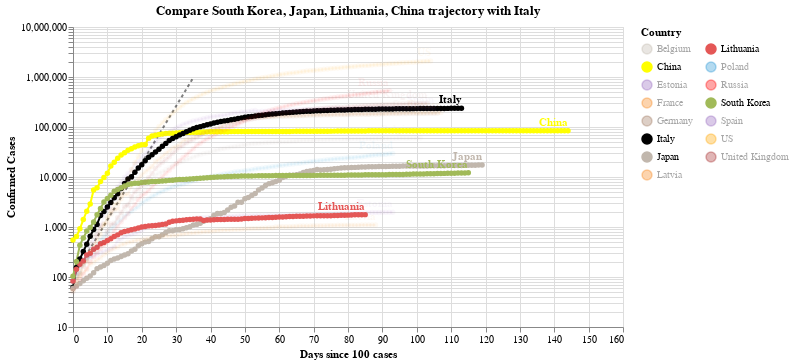

This figure's notebook cell:
### Code cell
#hide_input
chart3 = make_since_chart(dff2, ['South Korea', 'Japan', 'Lithuania', 'China'], baseline_countries)
chart3

### Figure 1 — Vega-Lite specification as saved in the notebook (floating-point values rounded to 4 significant figures; data arrays with more than 128 entries replaced by an {"elided": "..."} marker saying what was removed)
{"config": {"view": {"continuousWidth": 400, "continuousHeight": 300}}, "layer": [{"data": {"name": "data-628230001892d6798b50651be41d1b3e"}, "mark": {"type": "line", "color": "black", "opacity": 0.5, "strokeDash": [3, 3]}, "encoding": {"x": {"type": "quantitative", "field": "Days since 100 cases"}, "y": {"type": "quantitative", "field": "Confirmed Cases"}}}, {"data": {"name": "data-6b28bb5292bdccfb5f7ffd034a07b649"}, "mark": {"type": "line", "point": true}, "encoding": {"color": {"type": "nominal", "field": "Country", "legend": {"columns": 2}, "scale": {"domain": ["Belgium", "China", "Estonia", "France", "Germany", "Italy", "Japan", "Latvia", "Lithuania", "Poland", "Russia", "South Korea", "Spain", "US", "United Kingdom"], "range": ["#C1B7AD", "yellow", "#9467bd", "#F58518", "#9D755D", "black", "#C1B7AD", "#F58518", "#E45756", "#2495D3", "red", "#A1BA59", "#9467bd", "orange", "brown"]}}, "opacity": {"condition": {"value": 1, "selection": "selector001"}, "value": 0.05}, "tooltip": [{"type": "nominal", "field": "Country"}, {"type": "temporal", "field": "Date"}, {"type": "quantitative", "field": "Confirmed Cases"}, {"type": "quantitative", "field": "Days since 100 cases"}], "x": {"type": "quantitative", "field": "Days since 100 cases"}, "y": {"type": "quantitative", "field": "Confirmed Cases", "scale": {"type": "log"}}}, "selection": {"selector001": {"type": "multi", "fields": ["Country"], "bind": "legend", "init": [{"Country": "South Korea"}, {"Country": "Japan"}, {"Country": "Lithuania"}, {"Country": "China"}, {"Country": "Italy"}]}}, "width": 550}, {"data": {"name": "data-6b28bb5292bdccfb5f7ffd034a07b649"}, "mark": {"type": "text", "align": "right", "dy": -8, "fontWeight": "bold"}, "encoding": {"color": {"type": "nominal", "field": "Country", "legend": {"columns": 2}, "scale": {"domain": ["Belgium", "China", "Estonia", "France", "Germany", "Italy", "Japan", "Latvia", "Lithuania", "Poland", "Russia", "South Korea", "Spain", "US", "United Kingdom"], "range": ["#C1B7AD", "yellow", "#9467bd", "#F58518", "#9D755D", "black", "#C1B7AD", "#F58518", "#E45756", "#2495D3", "red", "#A1BA59", "#9467bd", "orange", "brown"]}}, "opacity": {"condition": {"value": 1, "selection": "selector001"}, "value": 0.05}, "text": {"type": "nominal", "field": "Country"}, "tooltip": [{"type": "nominal", "field": "Country"}, {"type": "temporal", "field": "Date"}, {"type": "quantitative", "field": "Confirmed Cases"}, {"type": "quantitative", "field": "Days since 100 cases"}], "x": {"type": "quantitative", "field": "Days since 100 cases"}, "y": {"type": "quantitative", "field": "Confirmed Cases", "scale": {"type": "log"}}}, "transform": [{"filter": "(datum['Date'] >= 1592092800000)"}], "width": 550}], "title": "Compare South Korea, Japan, Lithuania, China trajectory with Italy", "$schema": "https://vega.github.io/schema/vega-lite/v4.0.2.json", "datasets": {"data-628230001892d6798b50651be41d1b3e": [{"Days since 100 cases": 0, "Confirmed Cases": 100.0}, {"Days since 100 cases": 1, "Confirmed Cases": 130.0}, {"Days since 100 cases": 2, "Confirmed Cases": 169.0}, {"Days since 100 cases": 3, "Confirmed Cases": 219.7}, {"Days since 100 cases": 4, "Confirmed Cases": 285.6}, {"Days since 100 cases": 5, "Confirmed Cases": 371.3}, {"Days since 100 cases": 6, "Confirmed Cases": 482.7}, {"Days since 100 cases": 7, "Confirmed Cases": 627.5}, {"Days since 100 cases": 8, "Confirmed Cases": 815.7}, {"Days since 100 cases": 9, "Confirmed Cases": 1060.0}, {"Days since 100 cases": 10, "Confirmed Cases": 1379.0}, {"Days since 100 cases": 11, "Confirmed Cases": 1792.0}, {"Days since 100 cases": 12, "Confirmed Cases": 2330.0}, {"Days since 100 cases": 13, "Confirmed Cases": 3029.0}, {"Days since 100 cases": 14, "Confirmed Cases": 3937.0}, {"Days since 100 cases": 15, "Confirmed Cases": 5119.0}, {"Days since 100 cases": 16, "Confirmed Cases": 6654.0}, {"Days since 100 cases": 17, "Confirmed Cases": 8650.0}, {"Days since 100 cases": 18, "Confirmed Cases": 11250.0}, {"Days since 100 cases": 19, "Confirmed Cases": 14620.0}, {"Days since 100 cases": 20, "Confirmed Cases": 19000.0}, {"Days since 100 cases": 21, "Confirmed Cases": 24710.0}, {"Days since 100 cases": 22, "Confirmed Cases": 32120.0}, {"Days since 100 cases": 23, "Confirmed Cases": 41750.0}, {"Days since 100 cases": 24, "Confirmed Cases": 54280.0}, {"Days since 100 cases": 25, "Confirmed Cases": 70560.0}, {"Days since 100 cases": 26, "Confirmed Cases": 91730.0}, {"Days since 100 cases": 27, "Confirmed Cases": 119300.0}, {"Days since 100 cases": 28, "Confirmed Cases": 155000.0}, {"Days since 100 cases": 29, "Confirmed Cases": 201500.0}, {"Days since 100 cases": 30, "Confirmed Cases": 262000.0}, {"Days since 100 cases": 31, "Confirmed Cases": 340600.0}, {"Days since 100 cases": 32, "Confirmed Cases": 442800.0}, {"Days since 100 cases": 33, "Confirmed Cases": 575600.0}, {"Days since 100 cases": 34, "Confirmed Cases": 748300.0}, {"Days since 100 cases": 35, "Confirmed Cases": 972800.0}], "data-6b28bb5292bdccfb5f7ffd034a07b649": {"elided": "1583 records"}}}
